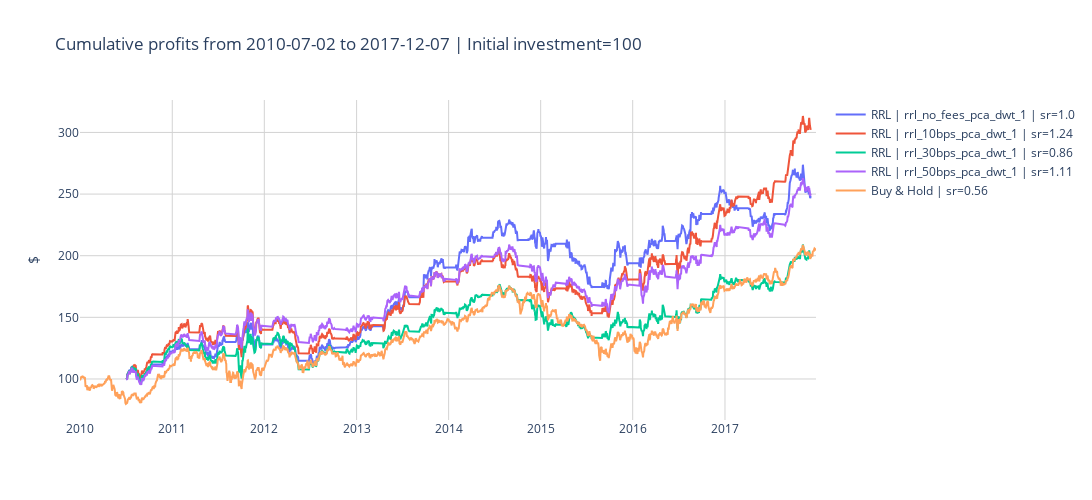

Notebook source saved alongside this figure:
### Code cell
layout = generate_layout(
    fig_height=500, 
    fig_width=1100, 
    fig_title="", 
    x_axis_args={"gridcolor": "lightgrey"}, 
    y_axis_args={"gridcolor": "lightgrey", "title": {"text": "$"}}
)
fig = plot_cumulative_profits(
    dfs_backtest, 
    buy_and_hold, 
    buy_and_hold_sr, 
    initial_invest, 
    layout)

fig.show()

### Figure 1 — Plotly figure (JSON) as saved in the notebook; plotly's stock layout.template omitted (floating-point values rounded to 4 significant figures; data arrays with more than 128 entries replaced by an {"elided": "..."} marker saying what was removed)
{"data": [{"mode": "lines", "name": "RRL | rrl_no_fees_pca_dwt_1 | sr=1.0", "type": "scatter", "x": {"elided": "1387 str values"}, "y": {"elided": "1387 float values"}}, {"mode": "lines", "name": "RRL | rrl_10bps_pca_dwt_1 | sr=1.24", "type": "scatter", "x": {"elided": "1387 str values"}, "y": {"elided": "1387 float values"}}, {"mode": "lines", "name": "RRL | rrl_30bps_pca_dwt_1 | sr=0.86", "type": "scatter", "x": {"elided": "1387 str values"}, "y": {"elided": "1387 float values"}}, {"mode": "lines", "name": "RRL | rrl_50bps_pca_dwt_1 | sr=1.11", "type": "scatter", "x": {"elided": "1387 str values"}, "y": {"elided": "1387 float values"}}, {"mode": "lines", "name": "Buy & Hold | sr=0.56", "type": "scatter", "x": {"elided": "2013 str values"}, "y": {"elided": "2013 float values"}}], "layout": {"height": 500, "plot_bgcolor": "white", "title": {"text": "Cumulative profits from 2010-07-02 to 2017-12-07 | Initial investment=100"}, "width": 1100, "xaxis": {"gridcolor": "lightgrey"}, "yaxis": {"gridcolor": "lightgrey", "title": {"text": "$"}}}}
